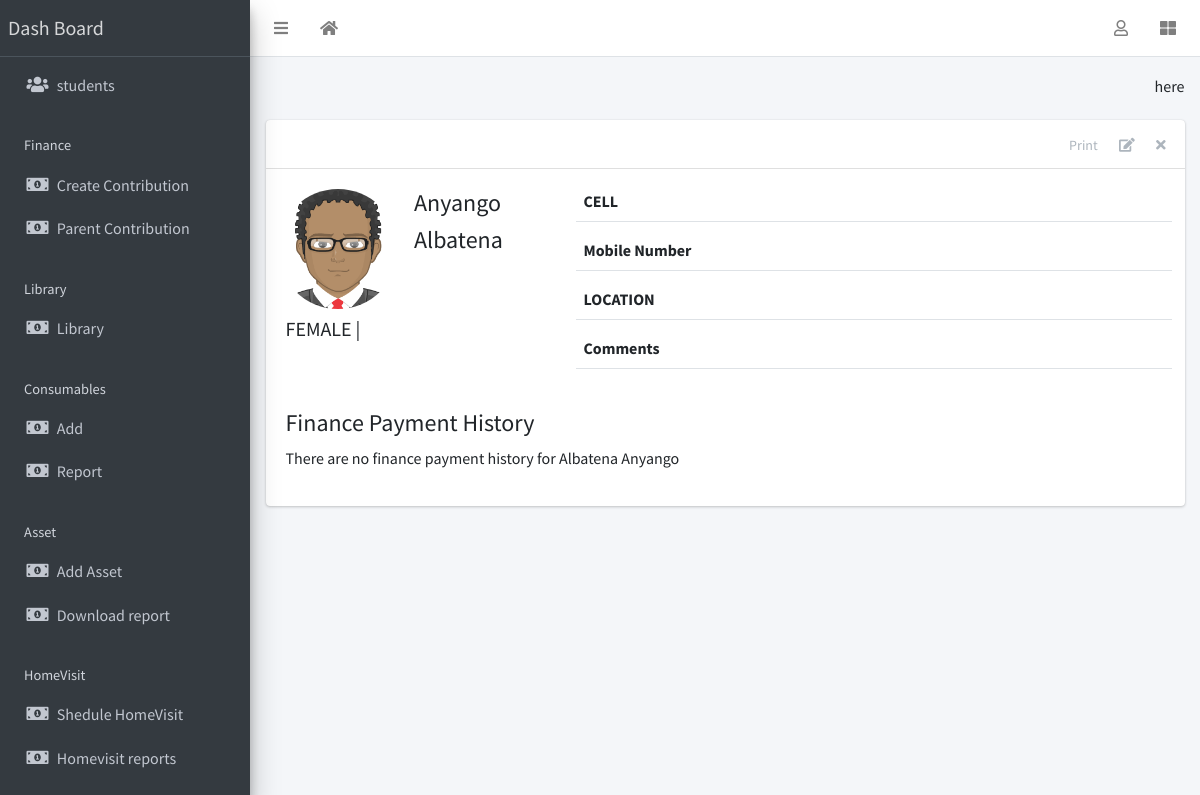
The app's page /student/3/ (signed in) with its own data.
### main/models.py (models this page shows, shortened)
class Student(models.Model):
	LEVEL=(
		('STD 1','STD 1'),
		('STD 2','STD 2'),
		('STD 3','STD 3'),
		('STD 4','STD 4'),
		('STD 5','STD 5'),
		('STD 6','STD 6'),
		('STD 7','STD 7'),
		('STD 8','STD 8'),
		('FORM 1','FORM 1'),
		('FORM 2','FORM 2'),
		('FORM 3','FORM 3'),
		('FORM 4','FORM 4'),
		)
	SPONSOR_STATUS=(
		('self_sponsored','self_sponsored'),
		('cdc_sponsored','cdc_sponsored'),
		)
	GENDER=(
		('MALE','MALE'),
		('FEMALE','FEMALE'),
		)
	reg_number=models.TextField(max_length=20,unique=True)
	first_name=models.TextField(max_length=50)
	second_name=models.TextField(max_length=50,blank=True)
	surname=models.TextField(max_length=50)
	gender=models.TextField(choices=GENDER,null=True)
	passport=models.ImageField(upload_to='student_images',blank=True)
	school=models.TextField(max_length=200)
	location=models.TextField(max_length=150)
	level=models.TextField(choices=LEVEL)
	talent=models.TextField(max_length=300,blank=True)
	date_of_dedication=models.DateField(null=True,blank=True)
	date_of_baptism=models.DateField(null=True,blank=True)
	village=models.TextField(null=True,blank=True)
	sponsor_status=models.TextField(choices=SPONSOR_STATUS,null=True,blank=True)
	date_of_birth=models.DateField(null=True,blank=True)
	teacher=models.ForeignKey(
		to=settings.AUTH_USER_MODEL,
		on_delete=models.CASCADE,
		null=True,
		blank=True
		)
	centre=models.TextField(null=True,default="ACK BUDOKOMI CDC")
	class Meta:
		permissions=("can_only_view_teaching_student","can_only_view_teaching_student"),
	def __str__(self):
		return '{} {} {}'.format(self.second_name,self.surname,self.first_name)

### main/views.py (the view)
# urls.py: path('student/<int:pk>/',views.StudentDetail.as_view(),name="student-detail"),
class StudentDetail(LoginRequiredMixin,DetailView):
	model=Student
	def get_context_data(self, **kwargs):
		context = super(StudentDetail, self).get_context_data(**kwargs)
		context['payments'] = Invoice.objects.filter(student=self.object)
		return context

### main/templates/main/student_detail.html (shortened to what this page needs)
{% extends 'base.html' %}
{% load static %}
{% block content-header %}
<div class="card-header">
  <div class="card-tools">
    <a href="#" class="btn btn-tool">Print</a>
    <a href="{% url 'main:student-update' object.id %}" class="btn btn-tool">
      <i class="fas fa-edit"></i>
    </a>
    <a href="{% url 'main:student-delete' object.id %}" class="btn btn-tool">
      <i class="fas fa-times"></i>
    </a>
  </div>
</div>
{% endblock content-header %}
{% block content %}
    <div class="row mb-4">
      <div class="col-sm-4">
        <div class="row mb-2">
          {% if object.passport %}
            <img
              src="{{ object.passport.url }}"
              class="float-left rounded-circle mr-3" style="width: 120px; height: 120px;">
          {% else %}
            <img
              src="{% static 'dist/img/avatar.png' %}"
              class="float-left rounded-circle mr-3" style="width: 120px; height: 120px;">
          {% endif %}
          <div class="float-right">
            <h4>{{ object.first_name }} </h4>
            <h4>{{ object.second_name }} </h4>
          </div>
        </div>
        <h5>{{ object.gender }} | {{ object.status }}</h5>
      </div>
      <div class="col-sm-8">
        <div>
          <div class="form-group border-bottom row">
            <label class="col">
              CELL
            </label>
            <div class="col">
            </div>
          </div>
          <div class="form-group border-bottom row">
            <label class="col">
              Mobile Number
            </label>
            <div class="col">
            </div>
          </div>
          <div class="form-group border-bottom row">
            <label class="col">
              LOCATION
            </label>
            <div class="col">
            </div>
          </div>
          <div class="form-group border-bottom row">
            <label class="col">
              Comments
            </label>
            <div class="col">
            </div>
          </div>
        </div>
      </div>
    </div>
    <h4>Finance Payment History</h4>
    {% if payments %}
      <table class="table table-sm table-bordered table-hover">
        <thead class="thead-light">
          <tr>
            <th>Tithe Amount</th>
            <th>date</th>
          </tr>
        </thead>
        <tbody>
          {% for payment in payments %}
            <tr class='clickable-row' data-href="">
              <td>{{payment.amount}}</td>
              <td>{{payment.date}}</td>
            </tr>
          {% endfor %}
        </tbody>
      </table>
    {% else %}
        <p>There are no finance payment history for {{object}}</p>
    {% endif %}
{% endblock content %}

### templates/base.html (shortened to what this page needs)
{% load static %}
{% load crispy_forms_tags%}
{% load static %}
<!DOCTYPE html>
<html lang="en">
<head>
  <link rel="stylesheet" href="{% static 'plugins/fontawesome-free/css/all.min.css' %}">
  <link rel="stylesheet" href="{% static 'plugins/toastr/toastr.min.css' %}">
  <link rel="stylesheet"
    href="{% static 'plugins/overlayScrollbars/css/OverlayScrollbars.min.css' %}">
  <link rel="stylesheet" href="{% static 'plugins/Datatables/datatables.min.css' %}" />
  <link rel="stylesheet" href="{% static 'dist/css/adminlte.min.css' %}">
</head>
<body
  class="hold-transition sidebar-mini layout-fixed layout-navbar-fixed layout-footer-fixed">
  <div class="wrapper">
    <nav class="main-header navbar navbar-expand navbar-white navbar-light">
      <ul class="navbar-nav">
        <li class="nav-item">
          <a class="nav-link" data-widget="pushmenu" href="#" role="button"><i
              class="fas fa-bars"></i></a>
        </li>
        <li class="nav-item d-none d-sm-inline-block">
          <a href="" class="nav-link"><i class="fa fa-home"></i></a>
        </li>
      </ul>
      <ul class="navbar-nav ml-auto">
        <li class="nav-item dropdown">
          <a class="nav-link" data-toggle="dropdown" href="#">
            <i class="far fa-user"></i>
          </a>
        </li>
        <li class="nav-item">
          <a class="nav-link" data-widget="control-sidebar" data-slide="true"
            href="#" role="button"><i class="fas fa-th-large"></i></a>
        </li>
      </ul>
    </nav>
    <aside class="main-sidebar sidebar-dark-primary elevation-4">
      {% block main %}
      <a href="{% url 'main:index' %}" class="brand-link">Dash Board</a>
      <div class="sidebar">
        <nav class="mt-2">
          <ul class="nav nav-pills nav-sidebar flex-column"
            data-widget="treeview" role="menu" data-accordion="false">
            <li class="nav-item">
              <a href="{% url 'main:students-list' %}" class="nav-link">
                <i class="nav-icon fas fa-users"></i>
                <p>
                  students
                </p>
              </a>
            </li>
            <li class="nav-header">Finance</li>
            <li class="nav-item">
              <a href="{% url 'finance:invoice-create' %}" class="nav-link">
                <i class="nav-icon fas fa-money-bill-alt"></i>
                <p>
                  Create Contribution
                </p>
              </a>
            </li>
            <li class="nav-item">
              <a href="{% url 'finance:invoice-list' %}" class="nav-link">
                <i class="nav-icon fas fa-money-bill-alt"></i>
                <p>
                  Parent Contribution
                </p>
              </a>
            </li>
             <li class="nav-header">Library</li>
            <li class="nav-item">
              <a href="{% url 'home' %}" class="nav-link">
                <i class="nav-icon fas fa-money-bill-alt"></i>
                <p>
                  Library
                </p>
              </a>
            </li>
             <li class="nav-header">Consumables</li>
            <li class="nav-item">
              <a href="{% url 'asset:addition' %}" class="nav-link">
                <i class="nav-icon fas fa-money-bill-alt"></i>
                <p>
                  Add
                </p>
              </a>
            </li>
            <li class="nav-item">
              <a href="{% url 'asset:download-register' %}" class="nav-link">
                <i class="nav-icon fas fa-money-bill-alt"></i>
                <p>
                  Report
                </p>
              </a>
            </li>
            <li class="nav-header">Asset</li>
            <li class="nav-item">
              <a href="{% url 'asset:asset-list' %}" class="nav-link">
                <i class="nav-icon fas fa-money-bill-alt"></i>
                <p>
                  Add Asset
                </p>
              </a>
            </li>
            <li class="nav-item">
              <a href="{% url 'asset:download-register' %}" class="nav-link">
                <i class="nav-icon fas fa-money-bill-alt"></i>
                <p>
                  Download report
                </p>
              </a>
            </li>
             <li class="nav-header">HomeVisit</li>
            <li class="nav-item">
              <a href="{% url 'main:add-homevisit' %}" class="nav-link">
                <i class="nav-icon fas fa-money-bill-alt"></i>
                <p>
                  Shedule HomeVisit
                </p>
              </a>
            </li>
            <li class="nav-item">
              <a href="{% url 'main:visit-list' %}" class="nav-link">
                <i class="nav-icon fas fa-money-bill-alt"></i>
                <p>
                  Homevisit reports
                </p>
              </a>
            </li>
             <li class="nav-header">Gift</li>
				</ul>
			</nav>
		</div>
	</aside>
    {% endblock%}
    <div class="content-wrapper">
      <section class="content-header">
        <div class="container-fluid">
          <div class="row mb-1">
            <div class="col-sm-8">
            </div>
            <div class="col-sm-4">
              <ol class="breadcrumb float-sm-right">
                <li class="breadcrumb-item">{% block breadcrumb %}here{% endblock breadcrumb %}</li>
              </ol>
            </div>
          </div>
        </div>
      </section>
      <section class="content">
        <div class="container-fluid">
          <div class="row">
            <div class="col-md-12">
              {% block fullcard %}
              <div class="card">
                {% block content-header %}{% endblock content-header %}
                <div class="card-body">
                  <div class="row">
                    <div class="col">
               {% block content %}{% endblock content %}
                    </div>
                  </div>
                </div>
              </div>
              {% endblock fullcard %}
            </div>
          </div>
        </div>
      </section>
    </div>
  </div>
</body>
</html>

### records on screen
Student: first_name "Anyango", second_name "Albatena", gender "FEMALE", second_name+surname+first_name "Albatena Anyango"
